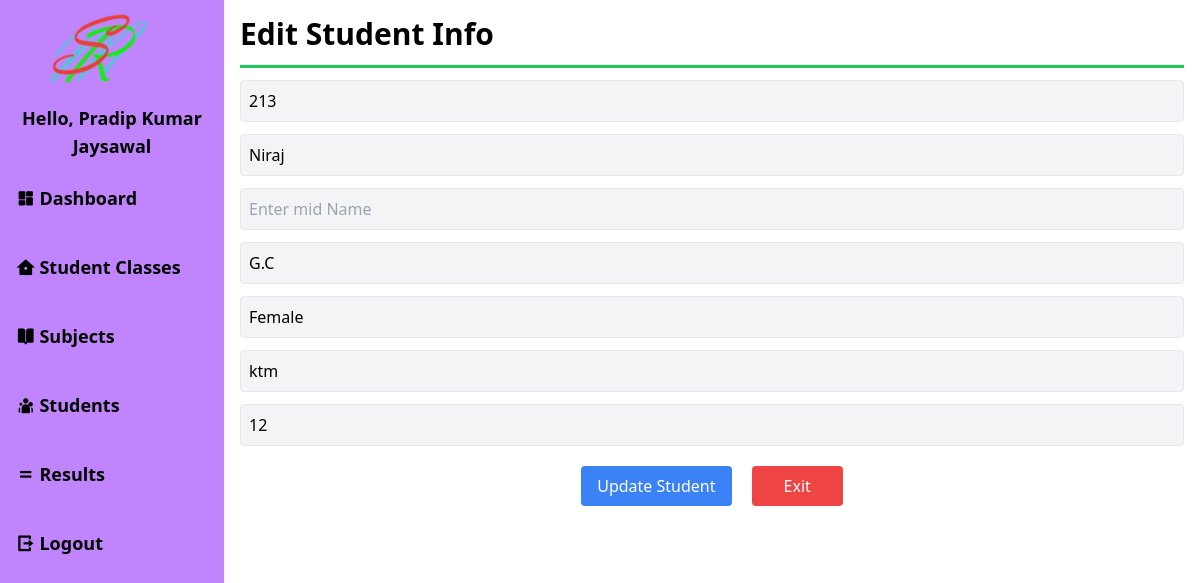
Screenshot of /admin/editstudentinfo.php?sid=213 (signed in) with the database file from the repository.
### tables this page shows
CREATE TABLE `studentinfo` (
  `sid` int(11) NOT NULL,
  `firstname` varchar(100) NOT NULL,
  `midname` varchar(100) NOT NULL,
  `lastname` varchar(100) NOT NULL,
  `gender` varchar(11) NOT NULL,
  `address` varchar(250) NOT NULL,
  `grade` int(11) DEFAULT NULL
);

### admin/editstudentinfo.php (the view, shortened to what this page needs)
<?php include 'header.php';
$id = $_GET['sid'];
$qry ="SELECT * FROM studentinfo WHERE sid=$id";
include '../includes/dbconnection.php';
$result=mysqli_query($conn,$qry);
$row=mysqli_fetch_assoc($result);
?>
     <h1 class="text-3xl font-bold">Edit Student Info</h1>
     <hr class="my-3 h-1 bg-green-500">
     <form action="actionstudentinfo.php" method="POST">
        <input type="text" name="sid" value="<?php echo $row['sid']; ?>" placeholder="Enter
Student ID" class="p-2 bg-gray-100 border rounded w-full block my-3">
        <input type="text" name="firstname" value="<?php echo $row['firstname']; ?>" placeholder="Enter
First Name" class="p-2 bg-gray-100 border rounded w-full block my-3">
        <input type="text" name="midname" value="<?php echo $row['midname']; ?>" placeholder="Enter
mid Name" class="p-2 bg-gray-100 border rounded w-full block my-3">
        <input type="text" name="lastname" value="<?php echo $row['lastname']; ?>" placeholder="Enter
Last Name" class="p-2 bg-gray-100 border rounded w-full block my-3">
        <input type="text" name="gender" value="<?php echo $row['gender']; ?>" placeholder="Enter
Gender" class="p-2 bg-gray-100 border rounded w-full block my-3">
        <input type="text" name="address" value="<?php echo $row['address']; ?>" placeholder="Enter
Address" class="p-2 bg-gray-100 border rounded w-full block my-3">
        <input type="text" name="grade" value="<?php echo $row['grade']; ?>" placeholder="Enter
Grade" class="p-2 bg-gray-100 border rounded w-full block my-3">
        <div class="my-5 flex justify-center gap-5">
            <input type="submit" name="update" value="Update Student" class="bg-blue-500 text-white px-4
            py-2 rounded cursor-pointer" >
            <a href="" class="bg-red-500 text-white px-8 py-2 rounded">Exit</a>
        </div>
     </form>
<?php include 'footer.php';?>

### rows the page displays
studentinfo: sid "213", firstname "Niraj", lastname "G.C", gender "Female", address "ktm", grade "12"

### other values shown
$_SESSION['username'] "Pradip Kumar Jaysawal"
